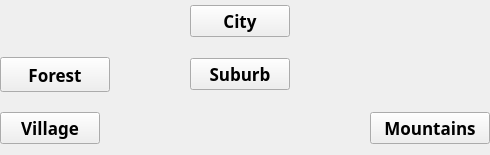
         <widget class="QWidget" name="Full_Map">
          <property name="styleSheet">
           <string notr="true">border-image: url(:/Map_pictures/main_map/Full_map.png);</string>
          </property>
          <layout class="QGridLayout" name="gridLayout_2">
           <property name="leftMargin">
            <number>0</number>
           </property>
           <property name="topMargin">
            <number>5</number>
           </property>
           <property name="rightMargin">
            <number>0</number>
           </property>
           <property name="horizontalSpacing">
            <number>80</number>
           </property>
           <property name="verticalSpacing">
            <number>20</number>
           </property>
           <item row="2" column="2">
            <widget class="QPushButton" name="Btn_Suburb">
             <property name="minimumSize">
              <size>
               <width>100</width>
               <height>30</height>
              </size>
             </property>
             <property name="maximumSize">
              <size>
               <width>100</width>
               <height>16777215</height>
              </size>
             </property>
             <property name="font">
              <font>
               <family>Viner Hand ITC</family>
               <pointsize>13</pointsize>
               <weight>75</weight>
               <bold>true</bold>
              </font>
             </property>
             <property name="cursor">
              <cursorShape>PointingHandCursor</cursorShape>
             </property>
             <property name="styleSheet">
              <string notr="true">border-image: url(:/symbols/symbols/buttons_shatered_1.png);</string>
             </property>
             <property name="text">
              <string>Suburb</string>
             </property>
             <property name="checkable">
              <bool>true</bool>
             </property>
             <property name="autoExclusive">
              <bool>true</bool>
             </property>
            </widget>
           </item>
           <item row="4" column="0">
            <widget class="QPushButton" name="Btn_Village">
             <property name="minimumSize">
              <size>
               <width>100</width>
               <height>30</height>
              </size>
             </property>
             <property name="maximumSize">
              <size>
               <width>100</width>
               <height>16777215</height>
              </size>
             </property>
             <property name="font">
              <font>
               <family>Viner Hand ITC</family>
               <pointsize>13</pointsize>
               <weight>75</weight>
               <bold>true</bold>
              </font>
             </property>
             <property name="cursor">
              <cursorShape>PointingHandCursor</cursorShape>
             </property>
             <property name="styleSheet">
              <string notr="true">border-image: url(:/symbols/symbols/buttons_shatered_5.png);</string>
             </property>
             <property name="text">
              <string>Village</string>
             </property>
             <property name="checkable">
              <bool>true</bool>
             </property>
             <property name="autoExclusive">
              <bool>true</bool>
             </property>
            </widget>
           </item>
           <item row="1" column="2">
            <widget class="QPushButton" name="Btn_City">
             <property name="minimumSize">
              <size>
               <width>100</width>
               <height>32</height>
              </size>
             </property>
             <property name="maximumSize">
              <size>
               <width>100</width>
               <height>32</height>
              </size>
             </property>
             <property name="font">
              <font>
               <family>Viner Hand ITC</family>
               <pointsize>13</pointsize>
               <weight>75</weight>
               <bold>true</bold>
              </font>
             </property>
             <property name="cursor">
              <cursorShape>PointingHandCursor</cursorShape>
             </property>
             <property name="styleSheet">
              <string notr="true">border-image: url(:/symbols/symbols/buttons_robbed_2.png);</string>
             </property>
             <property name="text">
              <string>City</string>
             </property>
             <property name="checkable">
              <bool>true</bool>
             </property>
             <property name="autoExclusive">
              <bool>true</bool>
             </property>
            </widget>
           </item>
           <item row="2" column="0">
            <widget class="QPushButton" name="Btn_Forest">
             <property name="minimumSize">
              <size>
               <width>110</width>
               <height>35</height>
              </size>
             </property>
             <property name="maximumSize">
              <size>
               <width>110</width>
               <height>35</height>
              </size>
             </property>
             <property name="font">
              <font>
               <family>Viner Hand ITC</family>
               <pointsize>13</pointsize>
               <weight>75</weight>
               <bold>true</bold>
              </font>
             </property>
             <property name="cursor">
              <cursorShape>PointingHandCursor</cursorShape>
             </property>
             <property name="styleSheet">
              <string notr="true">border-image: url(:/symbols/symbols/buttons_leanas_6.png);</string>
             </property>
             <property name="text">
              <string>Forest</string>
             </property>
             <property name="checkable">
              <bool>true</bool>
             </property>
             <property name="autoExclusive">
              <bool>true</bool>
             </property>
            </widget>
           </item>
           <item row="4" column="3">
            <widget class="QPushButton" name="Btn_Mountains">
             <property name="minimumSize">
              <size>
               <width>120</width>
               <height>30</height>
              </size>
             </property>
             <property name="maximumSize">
              <size>
               <width>120</width>
               <height>16777215</height>
              </size>
             </property>
             <property name="font">
              <font>
               <family>Viner Hand ITC</family>
               <pointsize>13</pointsize>
               <weight>75</weight>
               <bold>true</bold>
              </font>
             </property>
             <property name="cursor">
              <cursorShape>PointingHandCursor</cursorShape>
             </property>
             <property name="styleSheet">
              <string notr="true">border-image: url(:/symbols/symbols/buttons_shatered_1.png);</string>
             </property>
             <property name="text">
              <string>Mountains</string>
             </property>
             <property name="checkable">
              <bool>true</bool>
             </property>
             <property name="autoExclusive">
              <bool>true</bool>
             </property>
            </widget>
           </item>
          </layout>
         </widget>
